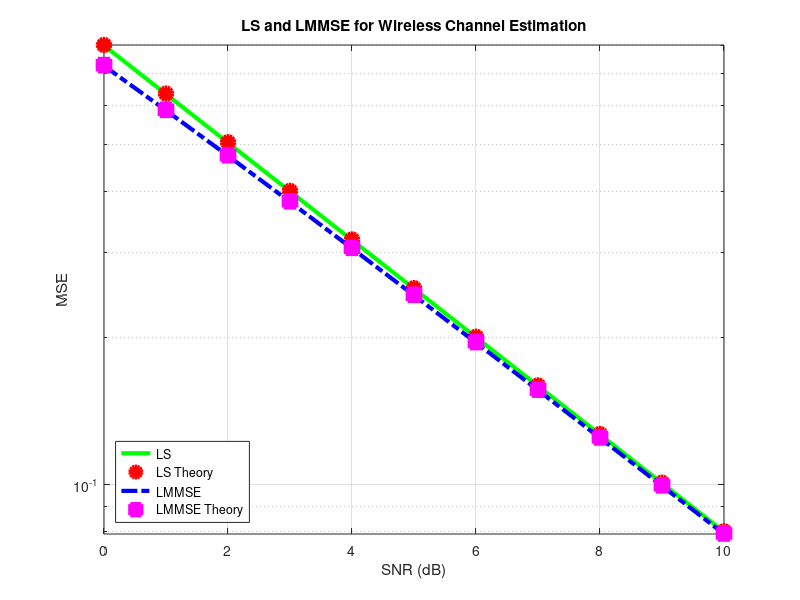

MATLAB code for this plot:
close all;
clear;
clc;

nBlocks = 10000; 
r = 1; 
t = 8; 
L = 10;
SNRdB = 0:1:10; 
SNR = 10.^(SNRdB/10); 
No = 1; 
MSE_LS = zeros(1,length(SNRdB)); 
MSE_LMMSE = zeros(1,length(SNRdB)); 
MSE_LSt = zeros(1,length(SNRdB)); 
MSE_LMMSEt = zeros(1,length(SNRdB)); 
for blk = 1:nBlocks
    h = 1/sqrt(2)*(randn(t,1)+1j*randn(t,1));
    noise= sqrt(No/2)*(randn(L,1)+1j*randn(L,1));
    DFTmat = dftmtx(L);
    
    for K =1:length(SNRdB)
        Xp = sqrt(SNR(K))*DFTmat(:,1:t);
        Yp = Xp*h + noise;
        h_LS = pinv(Xp)*Yp;
        MSE_LS(K) = MSE_LS(K) + norm(h-h_LS)^2;
        MSE_LSt(K) = MSE_LSt(K) + abs(No*trace(inv(Xp'*Xp)));
        
        h_LMMSE = inv(Xp'*Xp + No*eye(t))*Xp'*Yp;
        MSE_LMMSE(K) = MSE_LMMSE(K) + norm(h-h_LMMSE)^2;
        MSE_LMMSEt(K) = MSE_LMMSEt(K) + abs(trace(inv(Xp'*Xp/No+eye(t))));
        
    end
end


MSE_LS = MSE_LS/nBlocks;
MSE_LMMSE = MSE_LMMSE/nBlocks;
MSE_LSt = MSE_LSt/nBlocks;
MSE_LMMSEt = MSE_LMMSEt/nBlocks;

semilogy(SNRdB,MSE_LS,'g - ','linewidth',3.0,'MarkerFaceColor','g','MarkerSize',9.0);
hold on
semilogy(SNRdB,MSE_LSt,'r o','linewidth',3.0,'MarkerFaceColor','r','MarkerSize',9.0);
semilogy(SNRdB,MSE_LMMSE,'b -.','linewidth',3.0,'MarkerFaceColor','b','MarkerSize',9.0);
semilogy(SNRdB,MSE_LMMSEt,'m s','linewidth',3.0,'MarkerFaceColor','m','MarkerSize',9.0);
axis tight;
grid on;
title('LS and LMMSE for Wireless Channel Estimation');
legend('LS','LS Theory','LMMSE','LMMSE Theory','Location','SouthWest');
xlabel('SNR (dB)')
ylabel('MSE') 

